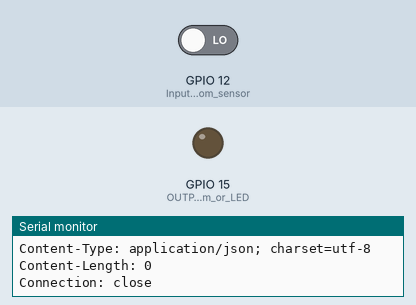
Simulated run of this sketch. Board: ESP32. Shown: output pins drawn as LEDs (lit = HIGH), the last lines printed to the serial monitor. The test bench sets the inputs (shaded band); at power-on: GPIO 12 (Input_from_sensor) LOW. WiFi joins after 1.5 s; servers stay silent unless stated; uploads are accepted with an empty reply.

Above: at 4.2 s.
4.3 s: GPIO 12 (Input_from_sensor) driven HIGH
At 6.3 s:
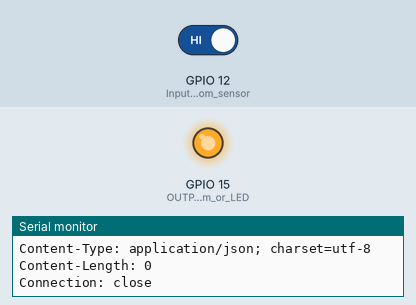
6.9 s: GPIO 12 (Input_from_sensor) driven LOW
At 7.7 s:
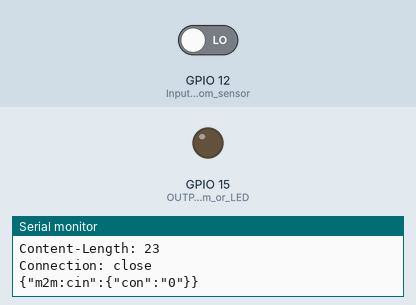
Timing chart, 0 to 9.9 s (numbered marks = the images above; inputs shaded):
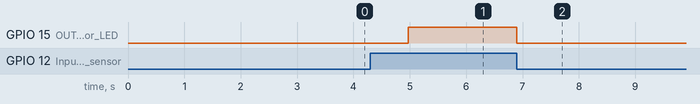

Measured:
- after the input at 4.3 s, GPIO 15 (OUTPUT_to_alarm_or_LED): LOW → HIGH after 0.67 s
- after the input at 6.9 s, GPIO 15 (OUTPUT_to_alarm_or_LED): HIGH → LOW at once

The sketch:

pir.ino
```cpp
#include <WiFi.h>
const char *ssid = "Arjun";
//const char *ssid = "Redmi";
const char *password = "4872375050123";
//const char *password = "candid24x7";

// CSE params
// const char *host = "192.168.92.144";
const char *host = "192.168.209.144";
const int httpPort = 8080;

// AE params
const int aePort = 80;
const char *origin = "Cae_gokul";
///////////////////////////////////////////

WiFiServer server(aePort);

void setup()
{
  Serial.begin(9600);  // setup Serial Monitor to display information
  pinMode(12, INPUT);  // Input from sensor
  pinMode(15, OUTPUT); // OUTPUT to alarm or LED
  delay(10);

  Serial.println();
  Serial.println();

  // Connect to WIFI network
  Serial.print("Connecting to ");
  Serial.println(ssid);

  WiFi.persistent(false);

  WiFi.begin(ssid, password);

  while (WiFi.status() != WL_CONNECTED)
  {
    delay(500);
    Serial.print(".");
  }
  Serial.println();
  Serial.println("WiFi connected");
  Serial.println("IP address: ");
  Serial.println(WiFi.localIP());

  // Start HTTP server
  server.begin();
  Serial.println("Server started");

  // Create AE resource
  String resulat = send("/server", 2, "{\"m2m:ae\":{\"rn\":\"gokul\",\"api\":\"gokul.esw.com\",\"rr\":\"true\",\"poa\":[\"http://" + WiFi.localIP().toString() + ":" + aePort + "\"]}}");

  if (resulat == "HTTP/1.1 201 Created")
  {
    // Create Container resource
    send("/server/gokul", 3, "{\"m2m:cnt\":{\"rn\":\"pir\"}}");

    // Create ContentInstance resource
    send("/server/gokul/pir", 4, "{\"m2m:cin\":{\"con\":\"0\"}}");
    // Create Subscription resource
    send("/server/gokul/pir", 23, "{\"m2m:sub\":{\"rn\":\"pir_sub\",\"nu\":[\"Cae_gokul\"],\"nct\":1}}");
  }
  else
  {
    Serial.println();
    Serial.println("Error: ");
    Serial.println(resulat);
  }
}
String send(String url, int ty, String rep)
{

  // Connect to the CSE address
  Serial.print("connecting to ");
  Serial.println(host);

  WiFiClient client;

  if (!client.connect(host, httpPort))
  {
    Serial.println("connection failed");
    return "error";
  }

  // prepare the HTTP request
  String req = String() + "POST " + url + " HTTP/1.1\r\n" +
               "Host: " + host + "\r\n" +
               "X-M2M-Origin: " + origin + "\r\n" +
               "Content-Type: application/json;ty=" + ty + "\r\n" +
               "Content-Length: " + rep.length() + "\r\n"
                                                   "Connection: close\r\n\n" +
               rep;

  Serial.println(req + "\n");

  // Send the HTTP request
  client.print(req);

  unsigned long timeout = millis();
  while (client.available() == 0)
  {
    if (millis() - timeout > 5000)
    {
      Serial.println(">>> Client Timeout !");
      client.stop();
      return "error";
    }
  }

  // Read the HTTP response
  String res = "";
  if (client.available())
  {
    res = client.readStringUntil('\r');
    Serial.print(res);
  }
  while (client.available())
  {
    String line = client.readStringUntil('\r');
    Serial.print(line);
  }

  Serial.println();
  Serial.println("closing connection");
  Serial.println();
  return res;
}

void push()
{
  int motion = digitalRead(12);
  if (motion)
  {
    Serial.println("Motion detected");
    digitalWrite(15, HIGH);
  }
  else
  {
    Serial.println("===nothing moves");
    digitalWrite(15, LOW);
  }
  delay(500);
  String data = String() + "{\"m2m:cin\":{\"con\":\"" + motion + "\"}}";
  send("/server/gokul/pir", 4, data);
}
void loop()
{
  push();
}
```
